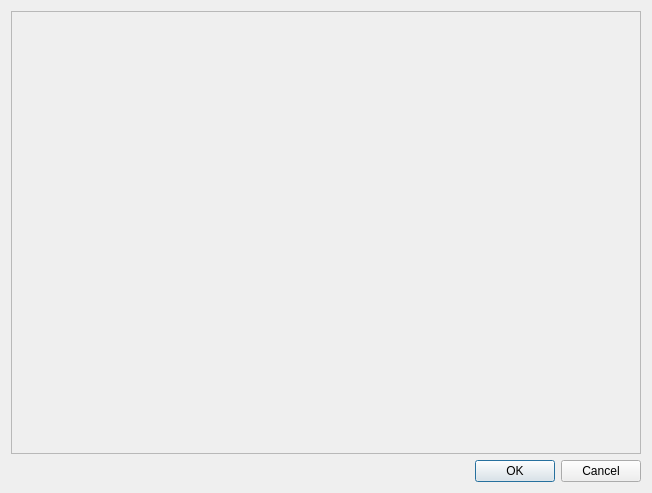
<?xml version="1.0" encoding="UTF-8"?>
<ui version="4.0">
 <class>TestForm</class>
 <widget class="QWidget" name="TestForm">
  <property name="geometry">
   <rect>
    <x>0</x>
    <y>0</y>
    <width>652</width>
    <height>493</height>
   </rect>
  </property>
  <property name="windowTitle">
   <string>Список тестов</string>
  </property>
  <layout class="QVBoxLayout" name="verticalLayout">
   <item>
    <widget class="QScrollArea" name="WorkArea">
     <property name="widgetResizable">
      <bool>true</bool>
     </property>
     <widget class="QWidget" name="scrollAreaWidgetContents">
      <property name="geometry">
       <rect>
        <x>0</x>
        <y>0</y>
        <width>632</width>
        <height>444</height>
       </rect>
      </property>
      <layout class="QGridLayout" name="gridLayout"/>
     </widget>
    </widget>
   </item>
   <item>
    <widget class="QDialogButtonBox" name="buttonBox">
     <property name="orientation">
      <enum>Qt::Horizontal</enum>
     </property>
     <property name="standardButtons">
      <set>QDialogButtonBox::Cancel|QDialogButtonBox::Ok</set>
     </property>
     <property name="centerButtons">
      <bool>false</bool>
     </property>
    </widget>
   </item>
  </layout>
 </widget>
 <resources/>
 <connections/>
</ui>
